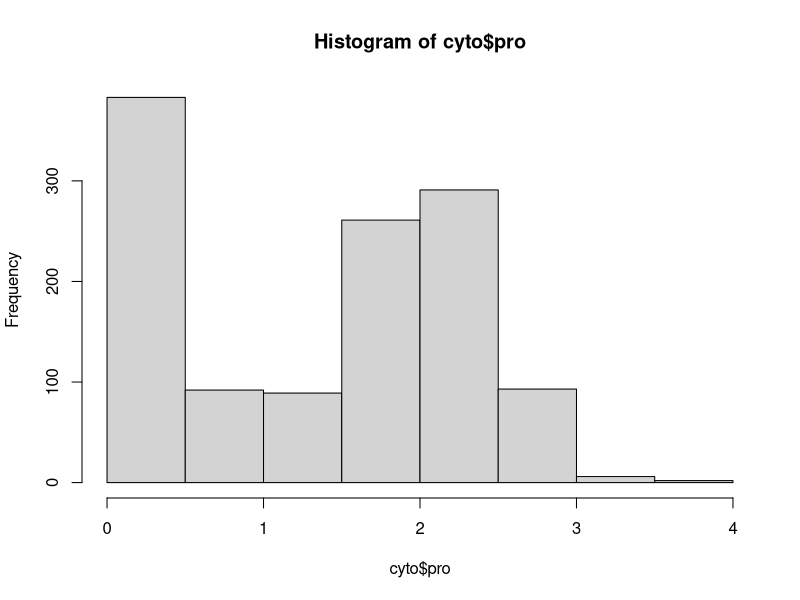
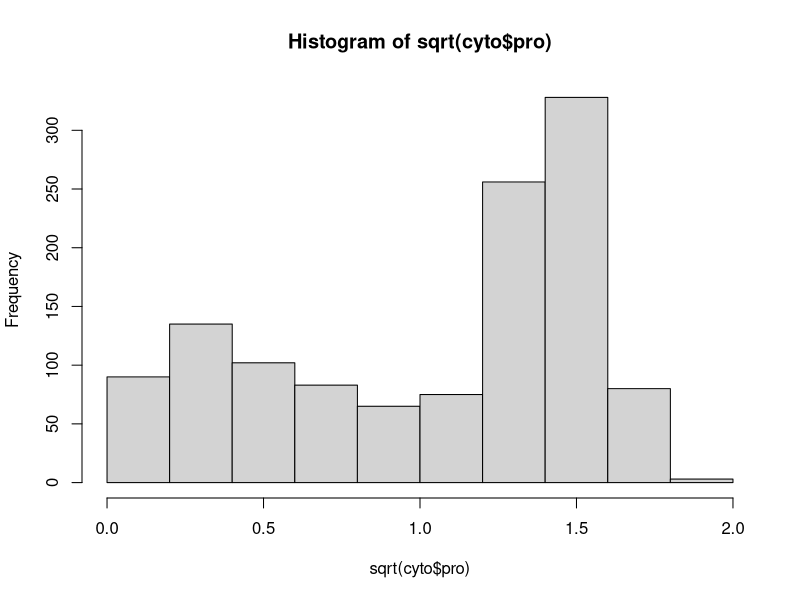
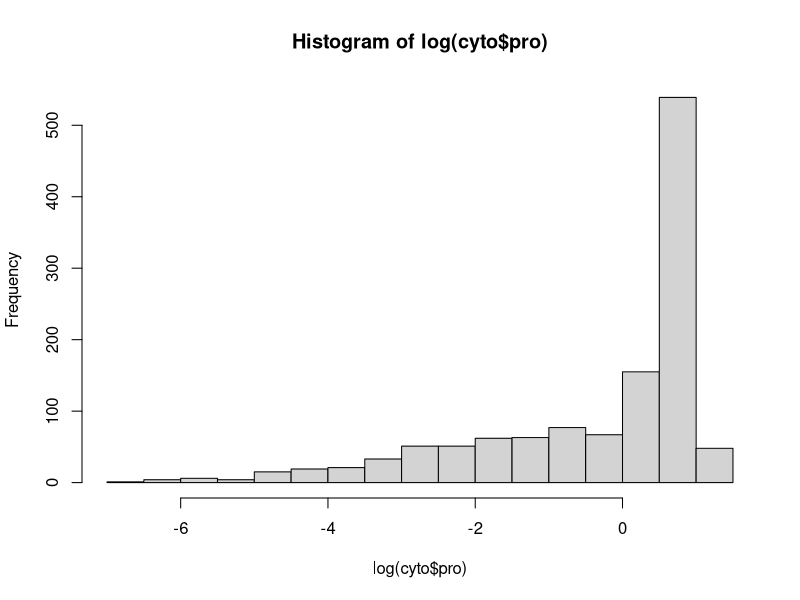
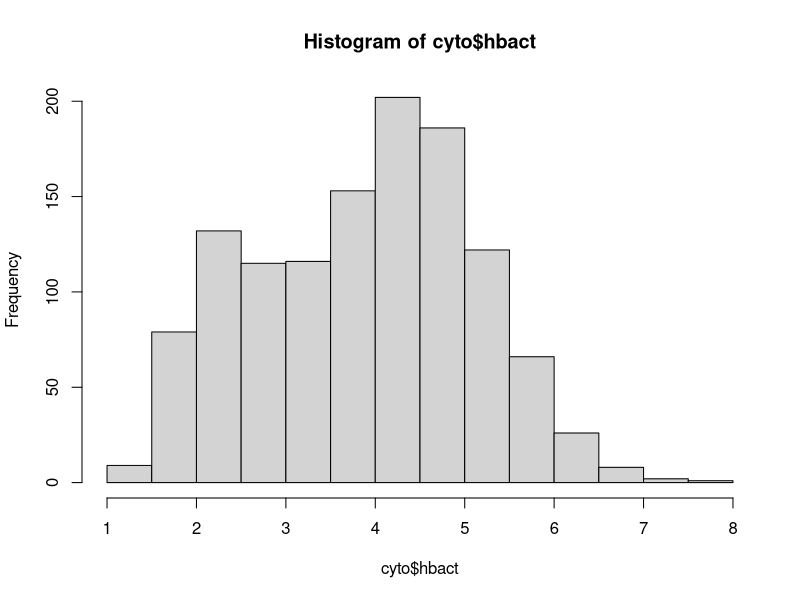
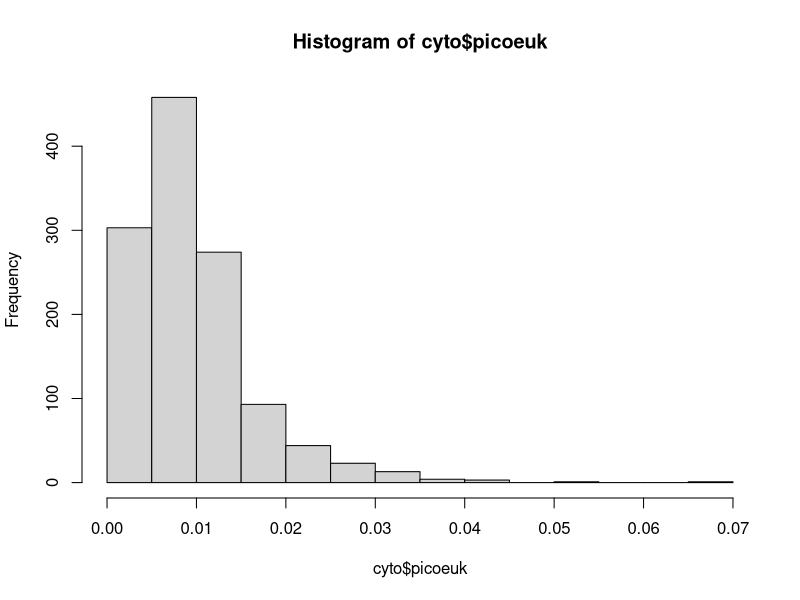
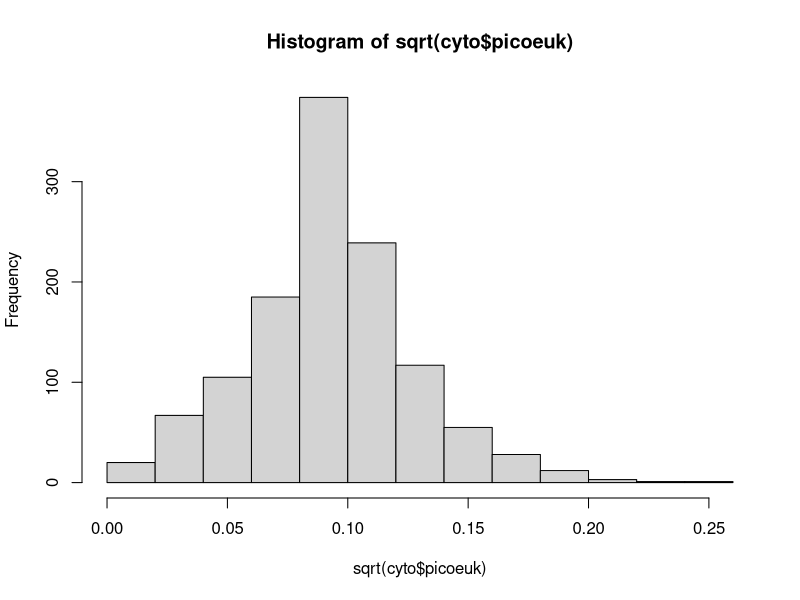
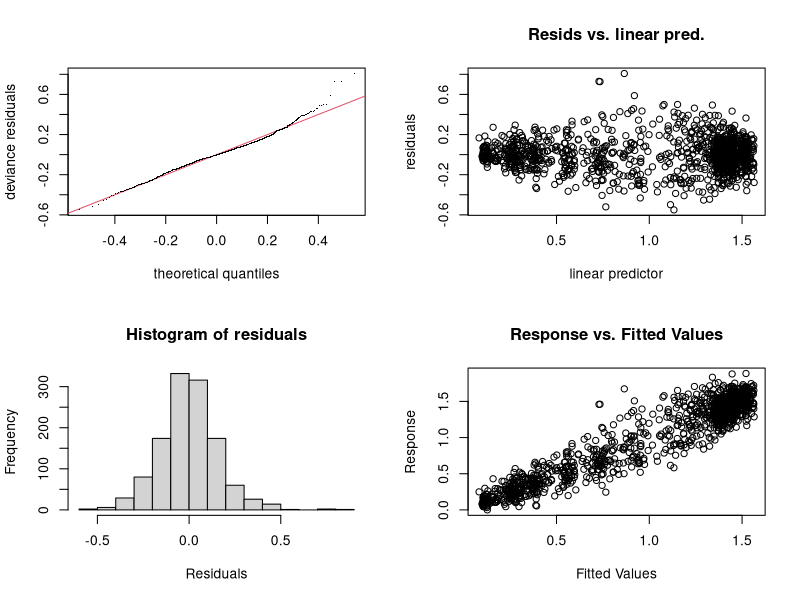
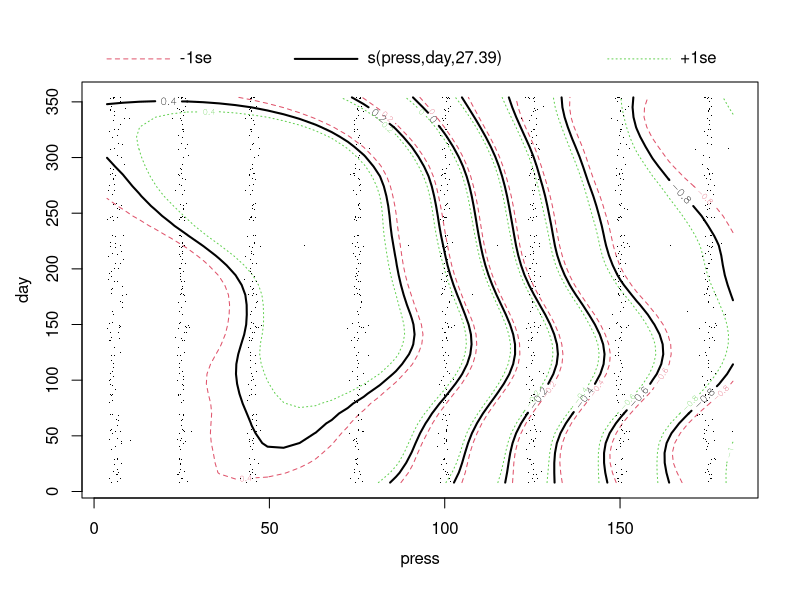

Recreate these plots in R, in order.
## ---- chunk 1
library(tidyverse)
library(lubridate)
library(mgcv)

cyto <- read_csv('data/HOT_cyto_counts_edit.csv') %>%
  select(!'...1')

mlds <- read_csv('data/hot_mlds.csv')
## ---- chunk 2
# convert date column to date format - then extract day of year from date column
cyto <- cyto %>%
  mutate(date = mdy(date),
         day = yday(date)
         )
## ---- chunk 3
# look at dist for each of three response variables
hist(cyto$pro) # bimodal? square root transform - possible high leverage to right
hist(sqrt(cyto$pro)) # this still isn't normal, dist appears more even now tho
hist(log(cyto$pro)) # heavily skewed, don't use

hist(cyto$hbact) # normal - all good

hist(cyto$picoeuk) # Poisson? square root transform
hist(sqrt(cyto$picoeuk)) # now appears normal, looks good!
## ---- chunk 4
# square root transform pro
cyto$sqrt_pro <- sqrt(cyto$pro)

# square root transform picoeuk
cyto$sqrt_picoeuk <- sqrt(cyto$picoeuk)
## ---- chunk 5
# sqrt_pro gam
gam_sqrt_pro = gam(sqrt_pro ~ s(press, day), data = cyto) # smoothing off press, day

gam.check(gam_sqrt_pro) # residuals look perfect, k = 29

summary(gam_sqrt_pro) # edf 27.4 - 90% dev explained

plot(gam_sqrt_pro) # not sure how to interpret these
# large peak in sqrt_pro around press of 70 and from roughly March to Oct?
## ---- chunk 6
# hbact gam
gam_hbact = gam(hbact ~ s(press, day), data = cyto) # smoothing off press, day

gam.check(gam_hbact) # residuals look great, k = 29

summary(gam_hbact) # edf 22.9 - 74% dev explained

plot(gam_hbact) # small peak for hbact press of 30, in roughly Sep
## ---- chunk 7
# sqrt_picoeuk gam
gam_sqrt_picoeuk = gam(sqrt_picoeuk ~ s(press, day), data = cyto) # smoothing off press, day

gam.check(gam_sqrt_picoeuk) # residuals look good, k = 29

summary(gam_sqrt_picoeuk) # edf 24.3 - only 52% dev explained

plot(gam_sqrt_picoeuk) # not sure how to interpret these
# several small peaks in sqrt_picoeuk - deep early, shallow mid, deep late in year
## ---- chunk 8
gam_sqrt_pro_k = gam(sqrt_pro ~ s(press, day, k = 60), data = cyto) 

gam.check(gam_sqrt_pro_k) # residuals look good, k = 59 - diff than default

summary(gam_sqrt_pro_k) # edf 38.7 - 90% dev explained

plot(gam_sqrt_pro_k)
## ---- chunk 9
gam_hbact_k = gam(hbact ~ s(press, day, k = 60), data = cyto)

gam.check(gam_hbact_k) # residuals look great, k = 59

summary(gam_hbact_k) # edf 27.8 - 74% dev explained

plot(gam_hbact_k) # small peak for hbact press of 30, in roughly Sep
## ---- chunk 10
gam_sqrt_picoeuk_k = gam(sqrt_picoeuk ~ s(press, day, k = 60), data = cyto) 

gam.check(gam_sqrt_picoeuk_k) # residuals look good, k = 59 - diff than default

summary(gam_sqrt_picoeuk_k) # edf 37.7 - 54% dev explained - basically the same

plot(gam_sqrt_picoeuk_k)
## ---- chunk 11
plot(gam_sqrt_pro, select = 1, scheme = 2, lwd = 2)

plot(gam_hbact, select = 1, scheme = 2, lwd = 2)

plot(gam_sqrt_picoeuk, select = 1, scheme = 2, lwd = 2)
## ---- chunk 12
# sqrt_pro 1D gam
gam_sqrt_pro_1 = gam(sqrt_pro ~ s(press) + s(day), data = cyto)

gam.check(gam_sqrt_pro_1) # residuals look perfect, k = 9

summary(gam_sqrt_pro_1) # edf 27.4 - 90% dev explained

plot(gam_sqrt_pro_1) # not sure how to interpret these
# large peak in sqrt_pro around press of 70 and from roughly March to Oct?
## ---- chunk 13
# hbact gam
gam_hbact = gam(hbact ~ s(press, day), data = cyto) # smoothing off press, day

gam.check(gam_hbact) # residuals look great, k = 29

summary(gam_hbact) # edf 22.9 - 74% dev explained

plot(gam_hbact) # small peak for hbact press of 30, in roughly Sep
## ---- chunk 14
# sqrt_picoeuk gam
gam_sqrt_picoeuk = gam(sqrt_picoeuk ~ s(press, day), data = cyto) # smoothing off press, day

gam.check(gam_sqrt_picoeuk) # residuals look good, k = 29

summary(gam_sqrt_picoeuk) # edf 24.3 - only 52% dev explained

plot(gam_sqrt_picoeuk) # not sure how to interpret these
# several small peaks in sqrt_picoeuk - deep early, shallow mid, deep late in year
